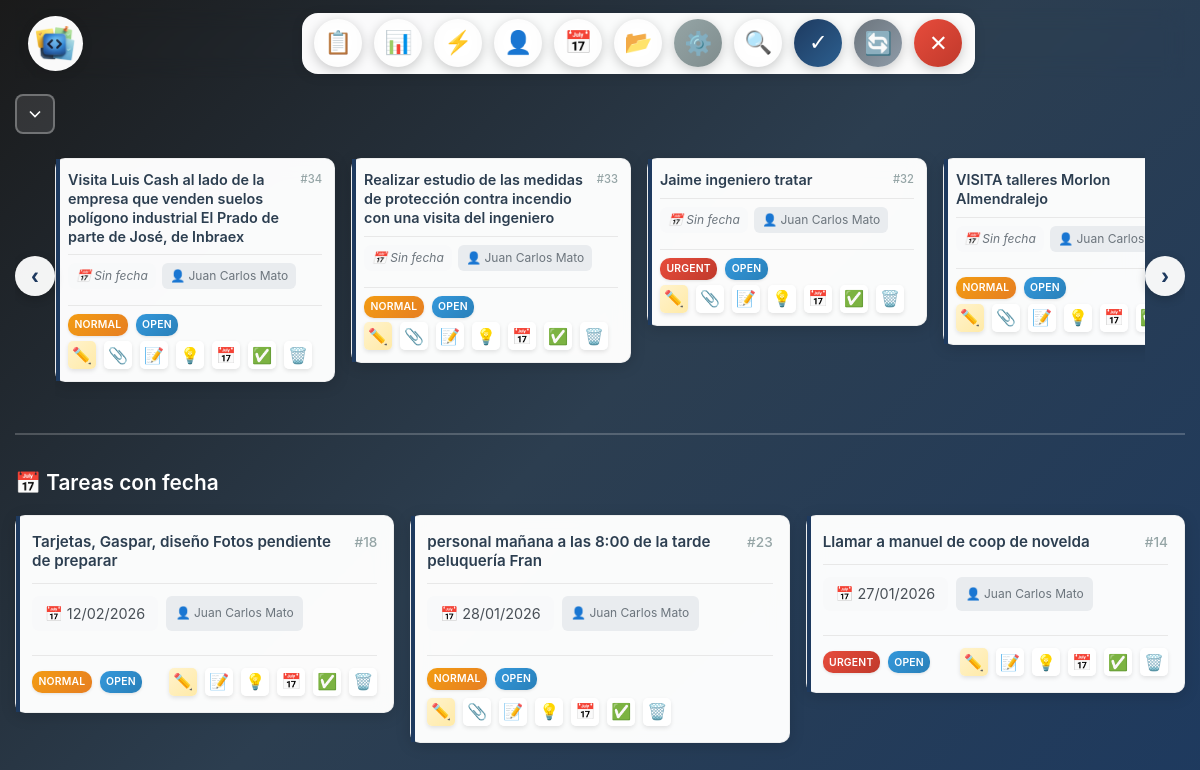
The page /admin/tasks (signed in) on the database as committed earlier.
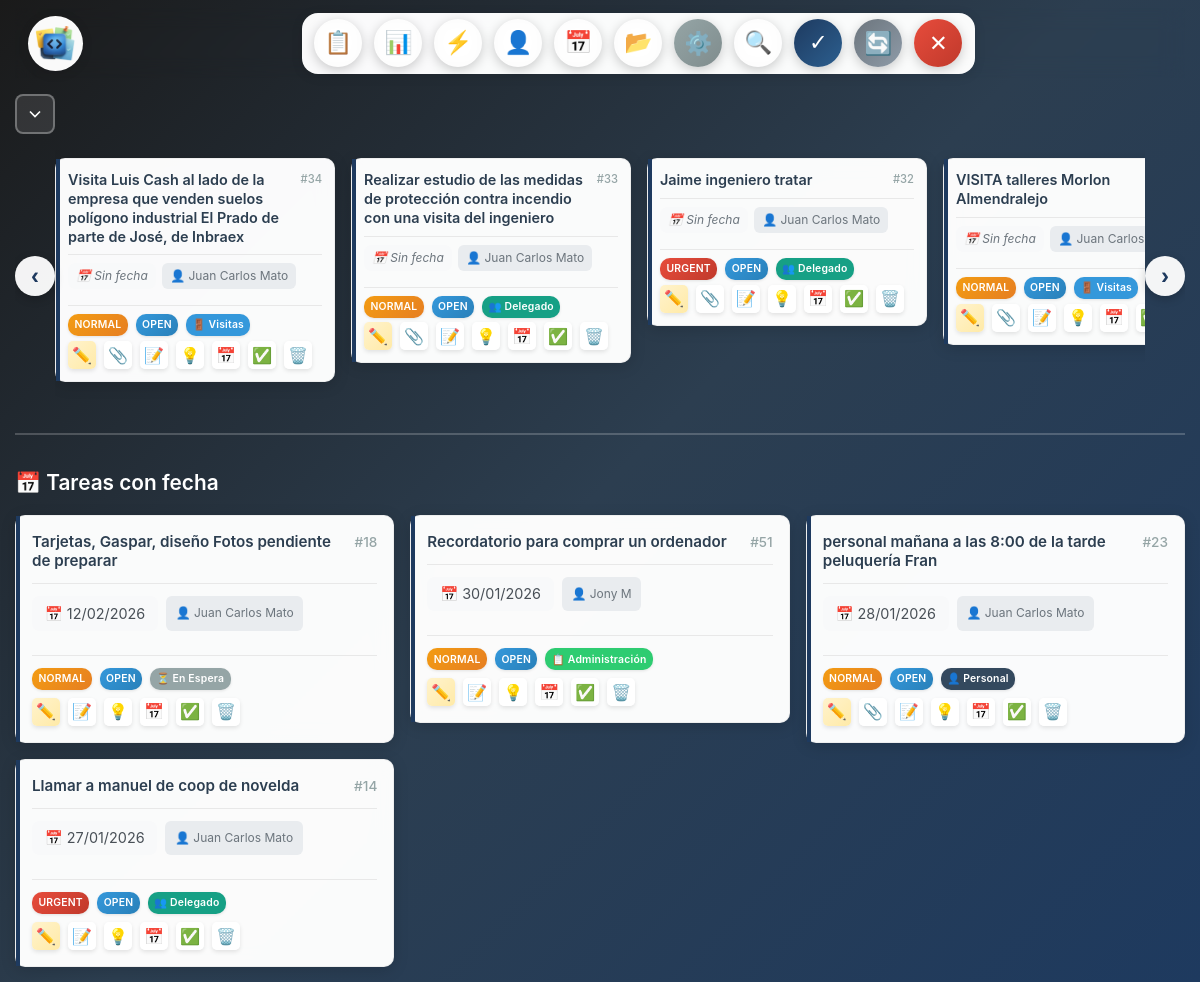
The same page on the database as committed later.
### tables this page shows
CREATE TABLE "tasks" (
                            id INTEGER PRIMARY KEY AUTOINCREMENT,
                            user_id INTEGER NOT NULL,
                            user_name TEXT,
                            title TEXT NOT NULL,
                            description TEXT,
                            status TEXT DEFAULT 'open' CHECK(status IN ('open', 'completed', 'cancelled', 'pending_approval')),
                            priority TEXT DEFAULT 'normal' CHECK(priority IN ('low', 'normal', 'high', 'urgent')),
                            task_date TIMESTAMP,
                            created_at TIMESTAMP DEFAULT CURRENT_TIMESTAMP,
                            updated_at TIMESTAMP DEFAULT CURRENT_TIMESTAMP,
                            client_id INTEGER,
                            client_name_raw TEXT,
                            category TEXT,
                            google_event_id TEXT,
                            google_event_link TEXT,
                            ampliacion TEXT,
                            ampliacion_user TEXT,
                            solution TEXT,
                            solution_user TEXT,
                            FOREIGN KEY (client_id) REFERENCES clients(id) ON DELETE SET NULL
                        );

CREATE TABLE categories (
                id INTEGER PRIMARY KEY AUTOINCREMENT,
                name TEXT NOT NULL UNIQUE,
                icon TEXT NOT NULL,
                color TEXT NOT NULL DEFAULT '#3498db',
                display_name TEXT,
                created_at TIMESTAMP DEFAULT CURRENT_TIMESTAMP,
                updated_at TIMESTAMP DEFAULT CURRENT_TIMESTAMP
            );

### app.py (the view, shortened to what this page needs)
@app.route('/admin/tasks')
@login_required
def tasks():
    from datetime import datetime
    current_user = get_current_user()
    if not current_user:
        return redirect(url_for('login'))
    status = request.args.get('status', 'open')  # Por defecto mostrar tareas abiertas
    priority = request.args.get('priority', 'all')
    category = request.args.get('category', 'all')
    user_id = request.args.get('user_id', type=int)
    task_date = request.args.get('task_date', '')
    view_mode = request.args.get('view_mode', 'list')
    search_query_raw = request.args.get('search', '').strip()
    search_query = search_query_raw.lower()
    week_offset = request.args.get('week_offset', type=int, default=0)  # Offset de semanas (0 = semana actual)
    db = database.db
    tasks_list = db.get_tasks()
    if current_user.get('is_master'):
        categories_list = db.get_all_categories()  # Master ve todas las categorías
    else:
        allowed_category_names = db.get_user_categories(current_user['id'])
        all_categories = db.get_all_categories()
        categories_list = [cat for cat in all_categories if cat.get('name') in allowed_category_names]
    if not current_user.get('is_master'):
        allowed_categories = db.get_user_categories(current_user['id'])
        tasks_list = [t for t in tasks_list if not t.get('category') or t.get('category') in allowed_categories]
    if status != 'all':
        tasks_list = [t for t in tasks_list if t['status'] == status]
    if priority != 'all':
        tasks_list = [t for t in tasks_list if t['priority'] == priority]
    if category != 'all':
        tasks_list = [t for t in tasks_list if t.get('category') == category]
    if user_id:
        tasks_list = [t for t in tasks_list if t['user_id'] == user_id]
    clients = db.get_all_clients()
    users = {}
    for task in tasks_list:
        user_id = task['user_id']
        if user_id not in users:
            users[user_id] = task.get('user_name', f'Usuario {user_id}')
    if not status or status == '':
        status = 'open'
    tasks_with_date = []
    tasks_without_date = []
    for task in tasks_list:
        if task.get('task_date'):
            tasks_with_date.append(task)
        else:
            tasks_without_date.append(task)
    tasks_with_date.sort(key=lambda x: x.get('task_date', '') or '', reverse=True)
    for task in tasks_with_date:
        task['images'] = db.get_task_images(task['id'])
    for task in tasks_without_date:
        task['images'] = db.get_task_images(task['id'])
    tasks_by_weekday = {}
    week_dates = {}  # Fechas exactas de cada día de la semana
    return render_template(
        'tasks.html',
        tasks_with_date=tasks_with_date,
        tasks_without_date=tasks_without_date,
        tasks_by_weekday=tasks_by_weekday,
        week_dates=week_dates,
        week_offset=week_offset,
        clients=clients,
        users=users,
        current_status=status,
        current_priority=priority,
        current_category=category,
        current_user_id=user_id,
        current_task_date=task_date,
        current_search=search_query_raw,
        view_mode=view_mode,
        categories=categories_list
    )

### app.py (called while the page is built)
@app.template_filter('tojson')
def tojson_filter(value):
    return json.dumps(value) if value is not None else 'null'

@app.before_request
def ensure_master_user():
    global _master_user_initialized
    if not _master_user_initialized:
        init_master_user()

def login_required(f):
    @wraps(f)
    def decorated_function(*args, **kwargs):
        if 'user_id' not in session:
            return redirect(url_for('login'))
        return f(*args, **kwargs)
    return decorated_function

def get_current_user():
    if 'user_id' not in session:
        return None
    db = database.db
    return db.get_web_user_by_id(session['user_id'])

### database.py (called while the page is built)
    def get_connection(self):
        conn = sqlite3.connect(self.db_path)
        conn.row_factory = sqlite3.Row
        return conn

    def get_all_clients(self) -> List[Dict]:
        conn = self.get_connection()
        cursor = conn.cursor()
        cursor.execute('SELECT * FROM clients ORDER BY name')
        rows = cursor.fetchall()
        conn.close()
        return [dict(row) for row in rows]

### templates/tasks.html (shortened to what the changed rows need)
{% extends "base.html" %}
{% block content %}
<div class="tasks-list">
    {% if tasks_without_date %}
    <div class="no-date-section" style="margin-bottom: 2rem;">
        <div class="tasks-slider" id="noDateSlider" style="display: block;">
            <div class="slider-container">
                <div class="slider-track">
                    {% for task in tasks_without_date %}
                    <div class="task-card-slide" draggable="true" data-task-id="{{ task.id }}" data-task-title="{{ task.title|e }}">
                        {% include 'task_card.html' %}
                    </div>
                    {% endfor %}
                </div>
            </div>
        </div>
    </div>
    {% endif %}
    {% if view_mode == 'calendar' %}
    <div class="calendar-view">
        <div class="weekly-calendar">
            <button type="button" class="calendar-arrow calendar-arrow-left" onclick="navegarSemana({{ week_offset - 1 }})" title="Semana anterior">
                ←
            </button>
            {% set week_days = [
                ('Lunes', 'Monday'),
                ('Martes', 'Tuesday'),
                ('Miércoles', 'Wednesday'),
                ('Jueves', 'Thursday'),
                ('Viernes', 'Friday'),
                ('Sábado', 'Saturday'),
                ('Domingo', 'Sunday')
            ] %}
            {% for day_name, day_key in week_days %}
            <div class="calendar-day {% if day_key == 'Saturday' or day_key == 'Sunday' %}calendar-day-weekend{% endif %}"
                 data-day-key="{{ day_key }}"
                 {% if week_dates and week_dates.get(day_key) %}data-day-date="{{ week_dates[day_key].strftime('%Y-%m-%d') }}"{% endif %}>
                <div class="calendar-day-header">
                    <h4>{{ day_name }}</h4>
                    {% if week_dates and week_dates.get(day_key) %}
                        <div class="calendar-day-date">{{ week_dates[day_key].strftime('%d/%m/%Y') }}</div>
                    {% endif %}
                </div>
                <div class="calendar-day-tasks">
                    {% if tasks_by_weekday and tasks_by_weekday.get(day_key) %}
                        {% for task in tasks_by_weekday[day_key] %}
                            <div class="calendar-task-item" onclick="openEditTaskModal({{ task.id }})" title="Haz clic para editar">
                                <div class="calendar-task-title">{{ task.title }}</div>
                                {% if task.client_name_raw %}
                                <div class="calendar-task-client">{{ task.client_name_raw }}</div>
                                {% endif %}
                                <div class="calendar-task-meta">
                                    <span class="priority-badge priority-{{ task.priority }}">{{ task.priority }}</span>
                                    {% if task.category %}
                                    {% set category_obj = categories|selectattr('name', 'equalto', task.category)|first %}
                                    {% if category_obj %}
                                    <span class="category-badge category-{{ task.category }}" style="background: {{ category_obj.color }};">
                                        {{ category_obj.icon }} {{ category_obj.display_name or category_obj.name }}
                                    </span>
                                    {% else %}
                                    <span class="category-badge category-{{ task.category }}">{{ task.category }}</span>
                                    {% endif %}
                                    {% endif %}
                                </div>
                            </div>
                        {% endfor %}
                    {% endif %}
                </div>
            </div>
            {% endfor %}
            <button type="button" class="calendar-arrow calendar-arrow-right" onclick="navegarSemana({{ week_offset + 1 }})" title="Semana siguiente">
                →
            </button>
            {% if week_offset != 0 %}
            <button type="button" class="calendar-arrow calendar-arrow-center" onclick="navegarSemana(0)" title="Semana actual">
                📅
            </button>
            {% endif %}
        </div>
    </div>
    {% else %}
    {% if tasks_with_date %}
    <div class="with-date-section">
        <div class="tasks-grid">
            {% for task in tasks_with_date %}
                {% include 'task_card.html' %}
            {% endfor %}
        </div>
    </div>
    {% endif %}
    {% endif %}
</div>
{% endblock %}

### templates/task_card.html (shortened to what this page needs)
<div class="task-card">
    <div class="task-card-header">
        <h3 class="task-card-title">{{ task.title }}</h3>
        <span class="task-card-id">#{{ task.id }}</span>
    </div>
    <div class="task-card-body">
        <div class="task-card-meta">
            {% if task.task_date %}
            <span class="task-card-date">
                📅 {{ task.task_date|format_date }}
            </span>
            {% else %}
            <span class="task-card-date" style="color: #6c757d; font-style: italic;">
                📅 Sin fecha
            </span>
            {% endif %}
            <span class="task-card-user">
                👤 {{ task.user_name or ('Usuario ' + task.user_id|string) }}
            </span>
        </div>
    </div>
    <div class="task-card-footer">
        <div class="task-card-actions">
            <div style="display: flex; gap: 0.5rem; flex-wrap: wrap; align-items: center;">
                <span class="priority-badge priority-{{ task.priority }}">
                    {{ task.priority }}
                </span>
                <span class="status-badge status-{{ task.status }}">
                    {{ task.status }}
                </span>
                {% if task.category %}
                {% set category_obj = categories|selectattr('name', 'equalto', task.category)|first %}
                {% if category_obj %}
                <span class="category-badge category-{{ task.category }}" style="background: {{ category_obj.color }};">
                    {{ category_obj.icon }} {{ category_obj.display_name or category_obj.name }}
                </span>
                {% else %}
                <span class="category-badge category-{{ task.category }}">{{ task.category }}</span>
                {% endif %}
                {% endif %}
            </div>
            <div class="action-buttons-row">
                <button type="button" class="btn-action-icon btn-edit-icon" onclick="openEditTaskModal({{ task.id }})" title="Editar tarea">
                    ✏️
                </button>
                {% if task.images and task.images|length > 0 %}
                <button type="button" class="btn-action-icon btn-images-icon" onclick="openTaskImages({{ task.id }}, {{ task.images|tojson|e }})" title="Ver imágenes adjuntas ({{ task.images|length }})">
                    📎
                </button>
                {% endif %}
                <button type="button" class="btn-action-icon btn-ampliar-icon" data-task-id="{{ task.id }}" data-task-title="{{ task.title|e }}" onclick="openAmpliarModalFromButton(this)" title="Ampliar tarea">
                    📝
                </button>
                <button type="button" class="btn-action-icon btn-solution-icon" data-task-id="{{ task.id }}" data-task-title="{{ task.title|e }}" data-solution="{{ task.solution|tojson|e if task.solution else '' }}" onclick="openSolutionModalFromButton(this)" title="{% if task.solution %}Editar Solución{% else %}Añadir Solución{% endif %}">
                    💡
                </button>
                <button type="button" class="btn-action-icon btn-google-calendar-icon" onclick="return false;" title="Añadir a Google Calendar">
                    📅
                </button>
                {% if task.status == 'open' %}
                <form method="POST" action="{{ url_for('complete_task', task_id=task.id) }}" style="display: inline;" onsubmit="return true;">
                    <button type="submit" class="btn-action-icon btn-success-icon" title="Completar tarea">✅</button>
                </form>
                {% endif %}
                <form method="POST" action="{{ url_for('delete_task', task_id=task.id) }}" style="display: inline;" onsubmit="return confirm('¿Eliminar esta tarea?');">
                    <button type="submit" class="btn-action-icon btn-danger-icon" title="Eliminar tarea">🗑️</button>
                </form>
            </div>
        </div>
    </div>
</div>

Rows that differ between the two databases and show on the page:
changed tasks id 34: category empty → "visitas" (drawn)
now on this page (row unchanged): categories: icon "🚪", display_name "Visitas"
changed tasks id 33: category empty → "delegado" (drawn)
now on this page (row unchanged): categories: icon "👥", display_name "Delegado"
changed tasks "Jaime ingeniero tratar": category empty → "delegado" (drawn)
changed tasks "VISITA talleres Morlon Almendralejo": category empty → "visitas" (drawn)
changed tasks "Tarjetas, Gaspar, diseño Fotos pendiente de preparar": category empty → "en_espera" (drawn)
now on this page (row unchanged): categories: icon "⏳", display_name "En Espera"
added tasks: title "Recordatorio para comprar un ordenador", id "51", task_date "30/01/2026", user_name "Jony M", priority "NORMAL", status "OPEN", category "administracion" (drawn), shown under "📅 Tareas con fecha"
now on this page (row unchanged): categories: icon "📋", display_name "Administración"
changed tasks "personal mañana a las 8:00 de la tarde peluquería Fran": category empty → "personal" (drawn)
now on this page (row unchanged): categories: icon "👤", display_name "Personal"
changed tasks "Llamar a manuel de coop de novelda": category empty → "delegado" (drawn)
